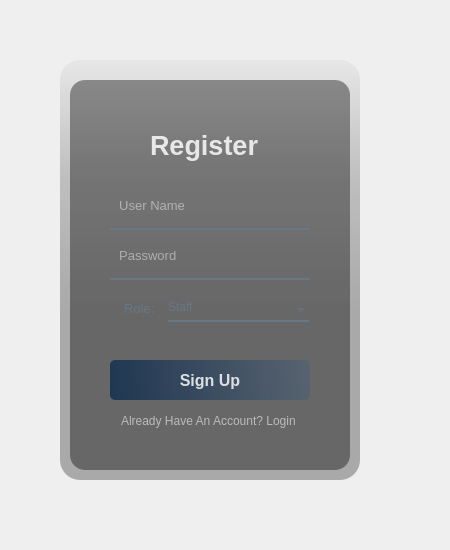
<?xml version="1.0" encoding="UTF-8"?>
<ui version="4.0">
 <class>Form</class>
 <widget class="QWidget" name="Form">
  <property name="geometry">
   <rect>
    <x>0</x>
    <y>0</y>
    <width>450</width>
    <height>550</height>
   </rect>
  </property>
  <property name="windowTitle">
   <string>Form</string>
  </property>
  <widget class="QWidget" name="widget" native="true">
   <property name="geometry">
    <rect>
     <x>30</x>
     <y>30</y>
     <width>370</width>
     <height>480</height>
    </rect>
   </property>
   <property name="styleSheet">
    <string notr="true">QPushButton#pushButton{	
	background-color: qlineargradient(spread:pad, x1:0, y1:0.505682, x2:1, y2:0.477, stop:0 rgba(20, 47, 78, 219), stop:1 rgba(85, 98, 112, 226));
	color:rgba(255, 255, 255, 210);
	border-radius:5px;
}
QPushButton#pushButton:hover{	
	background-color: qlineargradient(spread:pad, x1:0, y1:0.505682, x2:1, y2:0.477, stop:0 rgba(40, 67, 98, 219), stop:1 rgba(105, 118, 132, 226));
}
QPushButton#pushButton:pressed{	
	padding-left:5px;
	padding-top:5px;
	background-color:rgba(105, 118, 132, 200);
}

QPushButton#pushButton_2, #pushButton_3, #pushButton_4, #pushButton_5{	
	background-color: rgba(0, 0, 0, 0);
	color:rgba(85, 98, 112, 255);
}
QPushButton#pushButton_2:hover, #pushButton_3:hover, #pushButton_4:hover, #pushButton_5:hover{	
	color:rgba(155, 168, 182, 220);
}
QPushButton#pushButton_2:pressed, #pushButton_3:pressed, #pushButton_4:pressed, #pushButton_5:pressed{	
	padding-left:5px;
	padding-top:5px;
	color:rgba(115, 128, 142, 255);
}</string>
   </property>
   <widget class="QLabel" name="label">
    <property name="geometry">
     <rect>
      <x>30</x>
      <y>30</y>
      <width>300</width>
      <height>420</height>
     </rect>
    </property>
    <property name="styleSheet">
     <string notr="true">border-image: url(:/images/background.png);
border-radius:20px;</string>
    </property>
    <property name="text">
     <string/>
    </property>
   </widget>
   <widget class="QLabel" name="label_2">
    <property name="geometry">
     <rect>
      <x>30</x>
      <y>30</y>
      <width>300</width>
      <height>420</height>
     </rect>
    </property>
    <property name="styleSheet">
     <string notr="true">background-color: qlineargradient(spread:pad, x1:0, y1:0, x2:0, y2:0.715909, stop:0 rgba(0, 0, 0, 9), stop:0.375 rgba(0, 0, 0, 50), stop:0.835227 rgba(0, 0, 0, 75));
border-radius:20px;</string>
    </property>
    <property name="text">
     <string/>
    </property>
   </widget>
   <widget class="QLabel" name="label_3">
    <property name="geometry">
     <rect>
      <x>40</x>
      <y>50</y>
      <width>280</width>
      <height>390</height>
     </rect>
    </property>
    <property name="styleSheet">
     <string notr="true">background-color:rgba(0, 0, 0, 100);
border-radius:15px;</string>
    </property>
    <property name="text">
     <string/>
    </property>
   </widget>
   <widget class="QLabel" name="label_4">
    <property name="geometry">
     <rect>
      <x>120</x>
      <y>95</y>
      <width>121</width>
      <height>40</height>
     </rect>
    </property>
    <property name="font">
     <font>
      <pointsize>20</pointsize>
      <weight>75</weight>
      <bold>true</bold>
     </font>
    </property>
    <property name="styleSheet">
     <string notr="true">color:rgba(255, 255, 255, 210);</string>
    </property>
    <property name="text">
     <string>Register</string>
    </property>
   </widget>
   <widget class="QLineEdit" name="lineEdit">
    <property name="geometry">
     <rect>
      <x>80</x>
      <y>160</y>
      <width>200</width>
      <height>40</height>
     </rect>
    </property>
    <property name="font">
     <font>
      <pointsize>10</pointsize>
     </font>
    </property>
    <property name="styleSheet">
     <string notr="true">background-color:rgba(0, 0, 0, 0);
border:none;
border-bottom:2px solid rgba(105, 118, 132, 255);
color:rgba(255, 255, 255, 230);
padding-bottom:7px;</string>
    </property>
    <property name="placeholderText">
     <string>  User Name</string>
    </property>
   </widget>
   <widget class="QLineEdit" name="lineEdit_2">
    <property name="geometry">
     <rect>
      <x>80</x>
      <y>210</y>
      <width>200</width>
      <height>40</height>
     </rect>
    </property>
    <property name="font">
     <font>
      <pointsize>10</pointsize>
     </font>
    </property>
    <property name="styleSheet">
     <string notr="true">background-color:rgba(0, 0, 0, 0);
border:none;
border-bottom:2px solid rgba(105, 118, 132, 255);
color:rgba(255, 255, 255, 230);
padding-bottom:7px;</string>
    </property>
    <property name="echoMode">
     <enum>QLineEdit::Password</enum>
    </property>
    <property name="placeholderText">
     <string>  Password</string>
    </property>
   </widget>
   <widget class="QPushButton" name="pushButton">
    <property name="geometry">
     <rect>
      <x>80</x>
      <y>330</y>
      <width>200</width>
      <height>40</height>
     </rect>
    </property>
    <property name="font">
     <font>
      <pointsize>12</pointsize>
      <weight>75</weight>
      <bold>true</bold>
     </font>
    </property>
    <property name="text">
     <string>Sign Up</string>
    </property>
   </widget>
   <widget class="QLabel" name="label_5">
    <property name="geometry">
     <rect>
      <x>91</x>
      <y>380</y>
      <width>191</width>
      <height>21</height>
     </rect>
    </property>
    <property name="styleSheet">
     <string notr="true">color:rgba(255, 255, 255, 140);</string>
    </property>
    <property name="text">
     <string>Already Have An Account? Login</string>
    </property>
   </widget>
   <widget class="QComboBox" name="comboBox">
    <property name="geometry">
     <rect>
      <x>138</x>
      <y>270</y>
      <width>141</width>
      <height>22</height>
     </rect>
    </property>
    <property name="styleSheet">
     <string notr="true">background-color:rgba(0, 0, 0, 0);
border:none;
border-bottom:2px solid rgba(105, 118, 132, 255);
color:rgba(105, 118, 132, 255);
padding-bottom:7px;</string>
    </property>
    <item>
     <property name="text">
      <string>Staff</string>
     </property>
    </item>
    <item>
     <property name="text">
      <string>Admin</string>
     </property>
    </item>
   </widget>
   <widget class="QLabel" name="label_6">
    <property name="geometry">
     <rect>
      <x>94</x>
      <y>270</y>
      <width>31</width>
      <height>16</height>
     </rect>
    </property>
    <property name="font">
     <font>
      <pointsize>10</pointsize>
     </font>
    </property>
    <property name="styleSheet">
     <string notr="true">color:rgba(105, 118, 132, 255)</string>
    </property>
    <property name="text">
     <string>Role:</string>
    </property>
   </widget>
  </widget>
 </widget>
 <resources>
  <include location="res.qrc"/>
 </resources>
 <connections/>
</ui>
